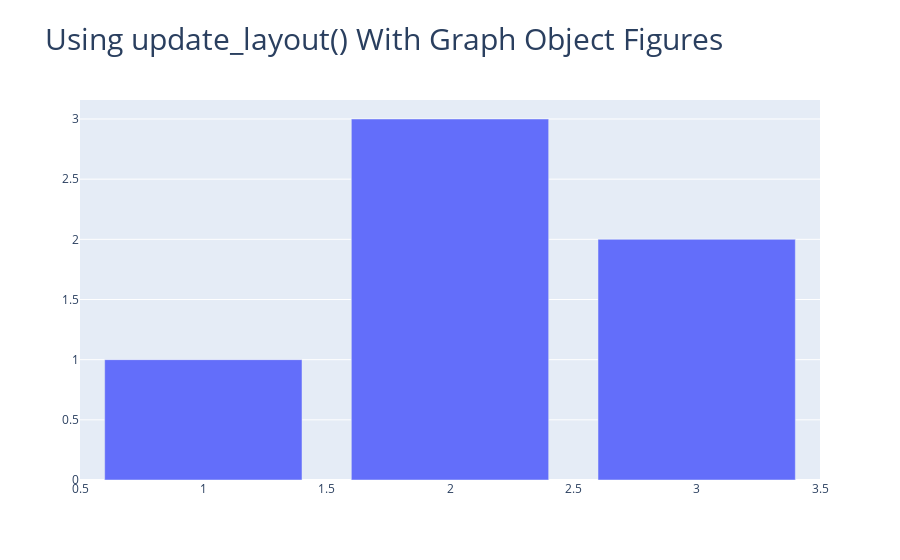

Notebook code for this chart:
### Code cell
import plotly.graph_objects as go

#그래프 생성
fig = go.Figure(data=go.Bar(x=[1, 2, 3], y=[1, 3, 2]))

# 타이틀 추가하기
fig.update_layout(title_text="Using update_layout() With Graph Object Figures",title_font_size=30)

fig.show()

### Figure 1 — Plotly figure (JSON) as saved in the notebook; plotly's stock layout.template omitted (floating-point values rounded to 4 significant figures)
{"data": [{"type": "bar", "x": [1, 2, 3], "y": [1, 3, 2]}], "layout": {"title": {"font": {"size": 30}, "text": "Using update_layout() With Graph Object Figures"}}}
